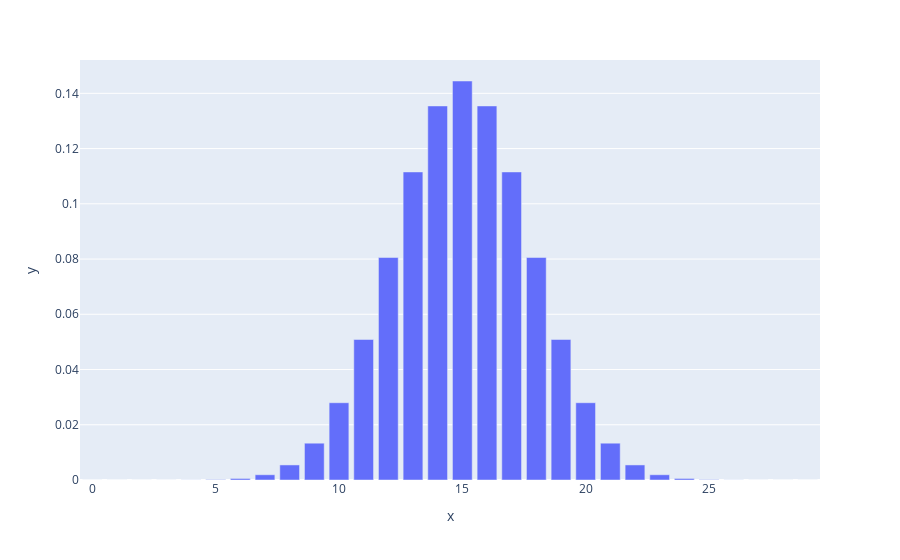

Source (notebook cell):
### Code cell
px.bar(x=x,y=pmf2)

### Figure 1 — Plotly figure (JSON) as saved in the notebook; plotly's stock layout.template omitted (floating-point values rounded to 4 significant figures)
{"data": [{"alignmentgroup": "True", "hovertemplate": "x=%{x}<br>y=%{y}<extra></extra>", "legendgroup": "", "marker": {"color": "#636efa", "pattern": {"shape": ""}}, "name": "", "offsetgroup": "", "orientation": "v", "showlegend": false, "textposition": "auto", "type": "bar", "x": [0, 1, 2, 3, 4, 5, 6, 7, 8, 9, 10, 11, 12, 13, 14, 15, 16, 17, 18, 19, 20, 21, 22, 23, 24, 25, 26, 27, 28, 29], "xaxis": "x", "y": [9.313e-10, 2.794e-08, 4.051e-07, 3.781e-06, 2.552e-05, 0.0001327, 0.000553, 0.001896, 0.005451, 0.01332, 0.02798, 0.05088, 0.08055, 0.1115, 0.1354, 0.1445, 0.1354, 0.1115, 0.08055, 0.05088, 0.02798, 0.01332, 0.005451, 0.001896, 0.000553, 0.0001327, 2.552e-05, 3.781e-06, 4.051e-07, 2.794e-08], "yaxis": "y"}], "layout": {"autosize": true, "barmode": "relative", "legend": {"tracegroupgap": 0}, "margin": {"t": 60}, "xaxis": {"anchor": "y", "autorange": true, "domain": [0, 1], "range": [-0.5, 29.5], "title": {"text": "x"}, "type": "linear"}, "yaxis": {"anchor": "x", "autorange": true, "domain": [0, 1], "range": [0, 0.1521], "title": {"text": "y"}, "type": "linear"}}}
